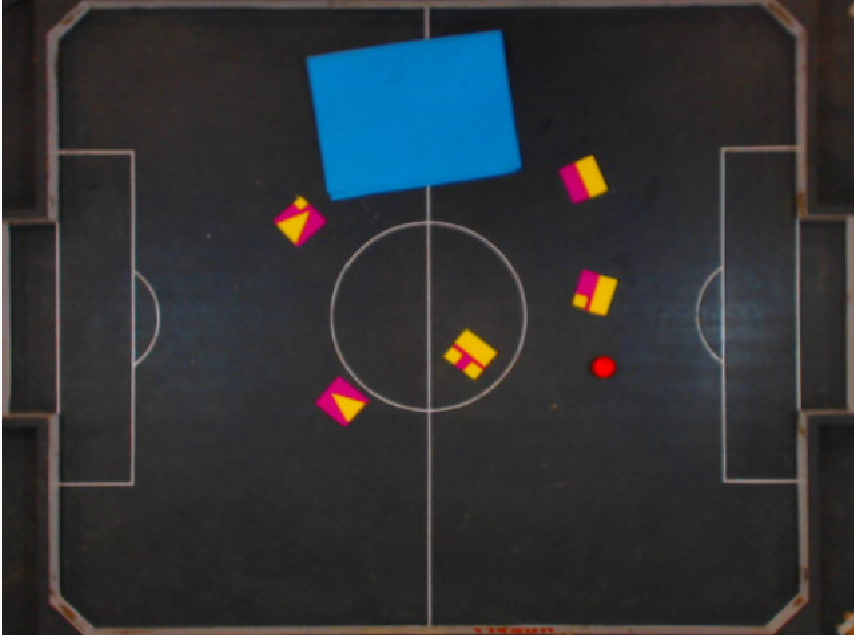
#> input picture edges/imgs/defaulthomogra.png, 854 x 635 px
$ python slidersgray.py
#> lines starting #> are read from the running program, lines starting #| are printed output that depends on the picture; after the words box and inside, x2 and y2 are one past the last pixel; in counts of white or black regions, pixels touching at a corner belong together
import cv2
import numpy as np

def threshold_image(img, thresh, maxThresh):
  thresholded_img = cv2.threshold(img, thresh, maxThresh, cv2.THRESH_BINARY)[1]
  return thresholded_img

img = cv2.imread('../imgs/defaulthomogra.png', cv2.IMREAD_GRAYSCALE)
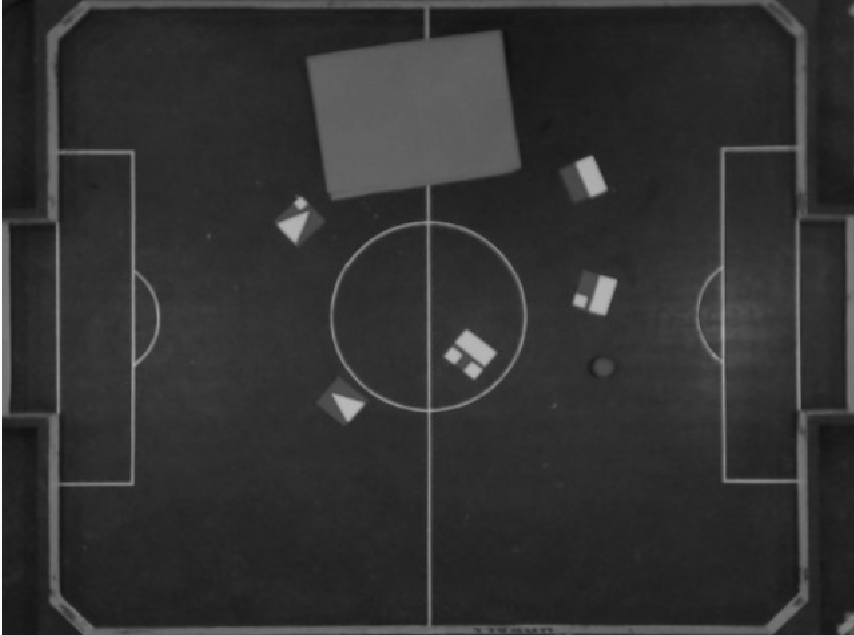
#> img: shape (635, 854); min 12, max 250, mean 50.3
#img = cv2.imread('../imgs/teste.png', cv2.IMREAD_GRAYSCALE)

# Create a window to display the image.
cv2.namedWindow('image')

# Create a trackbar to control the threshold value.
cv2.createTrackbar('minThreshold', 'image', 0, 255, threshold_image)
#> slider 'minThreshold' is set to 51
cv2.createTrackbar('maxThreshold', 'image', 0, 255, threshold_image)
#> slider 'maxThreshold' is set to 255


while True:
  # Get the current threshold value.
  minThreshold = cv2.getTrackbarPos('minThreshold', 'image')
  maxThreshold = cv2.getTrackbarPos('maxThreshold', 'image')

  # Threshold the imag
  print(minThreshold,maxThreshold)
  thresholded_img = threshold_image(img, minThreshold, maxThreshold)
#> in threshold_image, `thresholded_img = cv2.threshold(img, thresh, maxThresh, cv2.THRESH_BIN..`:
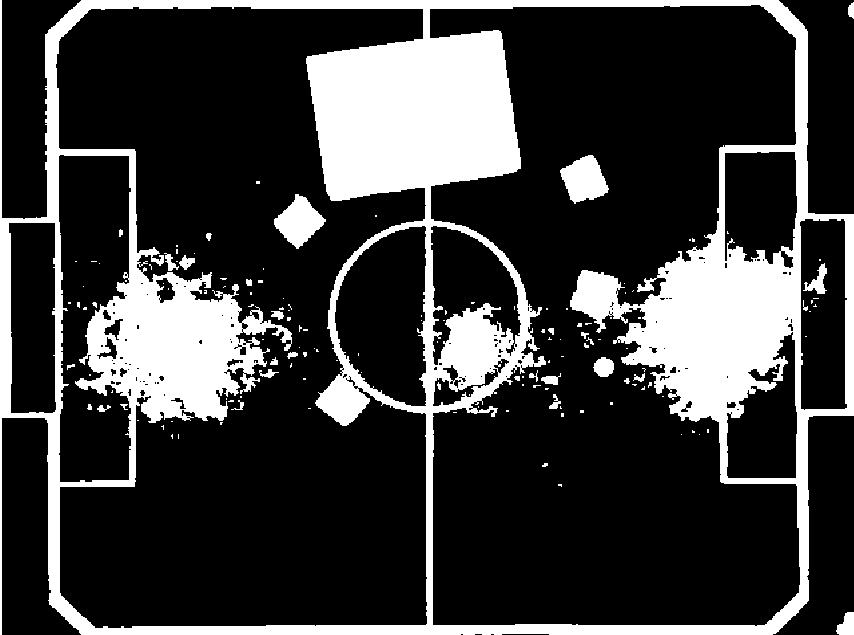
#> thresholded_img: shape (635, 854); 23.5% white; 142 white regions (110 under 20 px), largest, box (x1, y1, x2, y2) and area: (0, 0, 854, 635) 121588, (274, 194, 326, 249) 1539, (560, 155, 609, 204) 1537

  # Display the thresholded image.
  cv2.imshow('image', thresholded_img)

  # Check if the user wants to quit.
  k = cv2.waitKey(1) & 0xFF
#> (key Esc is pressed here)
  if k == 27:
    break

cv2.destroyAllWindows()

$ run again, with edges/imgs/defaultFrame.png copied over edges/imgs/defaulthomogra.png
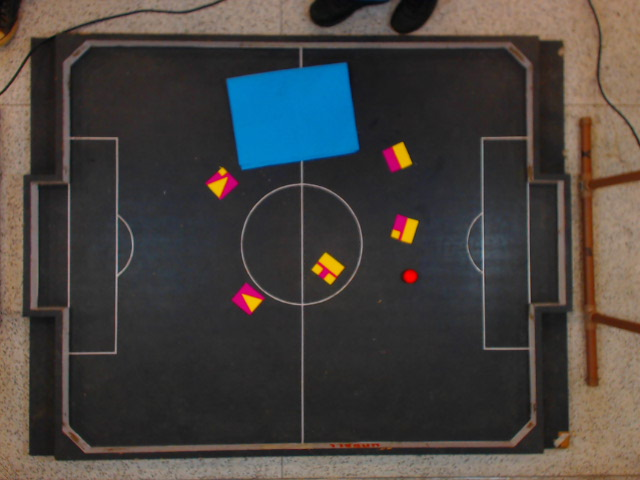
#> input picture edges/imgs/defaultFrame.png, 640 x 480 px
#> `img = cv2.imread('../imgs/defaulthomogra.png', cv2.IMREAD_GRAYSCALE)`:
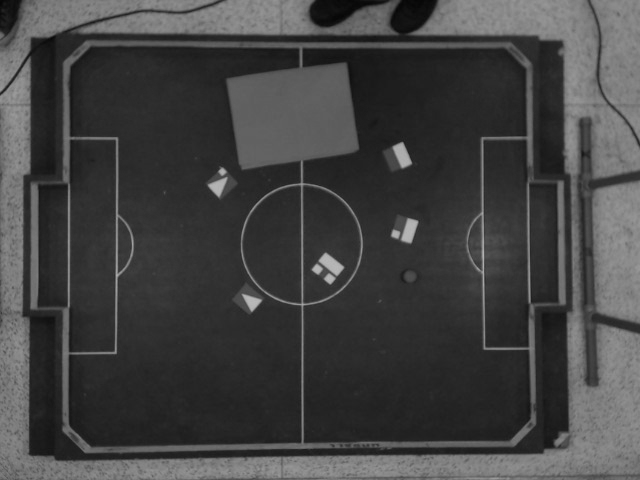
#> img: shape (480, 640); min 5, max 186, mean 66.7
#> in threshold_image, `thresholded_img = cv2.threshold(img, thresh, maxThresh, cv2.THRESH_BIN..`:
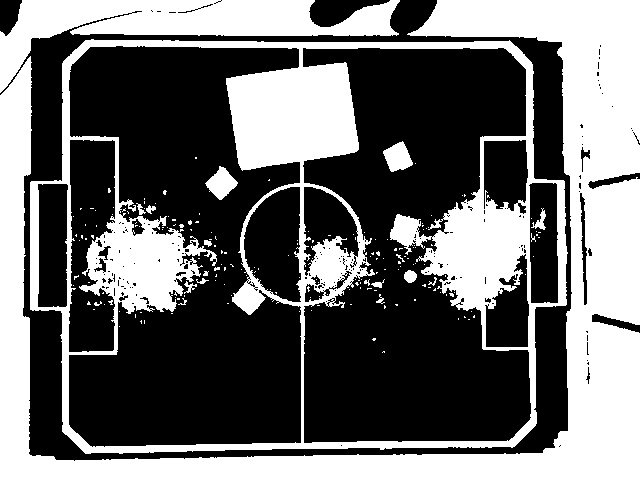
#> thresholded_img: shape (480, 640); 41.7% white; 188 white regions (168 under 20 px), largest, box (x1, y1, x2, y2) and area: (0, 0, 640, 480) 63723, (30, 39, 568, 454) 48599, (0, 0, 400, 93) 13160
